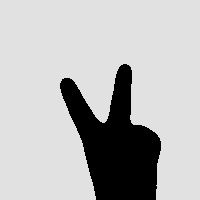
#> input picture dataset/training_set/back/back22.jpg, 200 x 200 px, given in place of the camera
$ python gesturegenerate.py
#> lines starting #> are read from the running program, lines starting #| are printed output that depends on the picture; after the words box and inside, x2 and y2 are one past the last pixel; in counts of white or black regions, pixels touching at a corner belong together
import cv2
from time import sleep
import os

if not os.path.exists("Dataset"):os.mkdir("Dataset")
if not os.path.exists("Dataset/training_set"):os.mkdir("Dataset/training_set")


dirs=['back/back','left/left','nothing/nothing','right/right','start/start','stop/stop']
sets={'training_set':500}

for set_name in sets:
    print("Taking images for the {}. Press enter ".format(set_name.upper()))
    input()
    if not os.path.exists("Dataset"):os.mkdir("Dataset/{}".format(set_name))
    for dir_name in dirs:
        print("""\nTaking images for the {} dataset. Press enter""".format(dir_name))
        input()

        sleep(1)
        if not os.path.exists("Dataset/{}/{}".format(set_name,os.path.basename(dir_name))):os.mkdir("Dataset/{}/{}".format(set_name,os.path.basename(dir_name)))
        cap=cv2.VideoCapture(0)
        if cap.isOpened():
            rval,frame= cap.read()
#> frame is the input picture: shape (200, 200, 3); min 0, max 232, mean 183.7
        else:
            rval=False
        index=0
        x=0
        while rval:
            index+=1
            rval, frame = cap.read()
            frame=cv2.flip(frame,1)
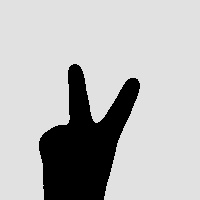
#> frame: shape (200, 200, 3); min 0, max 232, mean 183.7
            cv2.putText(frame,"Keep your hand gesture in the green box.", (20,50), cv2.FONT_HERSHEY_PLAIN , 1, 255)
            cv2.putText(frame," {} dataset".format(dir_name), (20,80), cv2.FONT_HERSHEY_PLAIN , 2, 255)
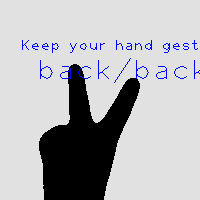
#> frame: shape (200, 200, 3); mean B, G, R 184.3, 180.3, 180.3
            cv2.rectangle(frame,(300,200),(500,400),(0,255,0),1)
            cv2.imshow("Recording", frame)
            gray=cv2.cvtColor(frame,cv2.COLOR_BGR2GRAY)
            value = (35, 35)
            blurred = cv2.GaussianBlur(gray, value,0)
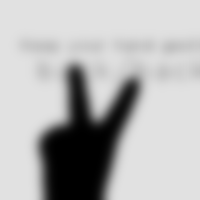
#> blurred: shape (200, 200); min 0, max 225, mean 180.7
            _,thresh=cv2.threshold(blurred,105,225,cv2.THRESH_BINARY)
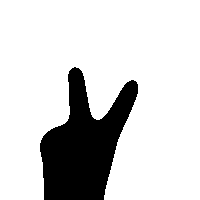
#> thresh: shape (200, 200); values 0 (black) and 225 (white), 82.1% white; 1 black region, box (x1, y1, x2, y2) and area: (40, 67, 138, 200) 7152
            cv2.imwrite("Dataset/{}/".format(set_name)+str(dir_name)+"{}.jpg".format(index),thresh[200:400,300:500])
            print("images taken: {}".format(index))
            key = cv2.waitKey(20)
#> (key Esc is pressed here)
#> (the run stopped early here; a loop or call above may not have finished)

$ run again, on dataset/training_set/back/back25.jpg
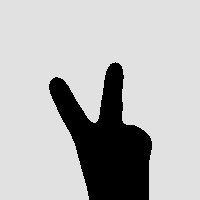
#> input picture dataset/training_set/back/back25.jpg, 200 x 200 px, given in place of the camera
#> frame is the input picture: shape (200, 200, 3); min 0, max 232, mean 182.8
#> `blurred = cv2.GaussianBlur(gray, value,0)`:
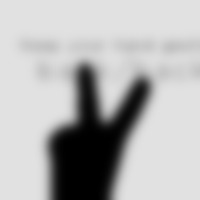
#> blurred: shape (200, 200); min 0, max 225, mean 179.9
#> `_,thresh=cv2.threshold(blurred,105,225,cv2.THRESH_BINARY)`:
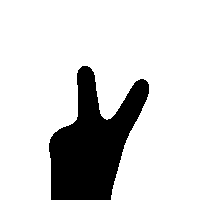
#> thresh: shape (200, 200); values 0 (black) and 225 (white), 81.7% white; 1 black region, box (x1, y1, x2, y2) and area: (49, 66, 149, 200) 7318
